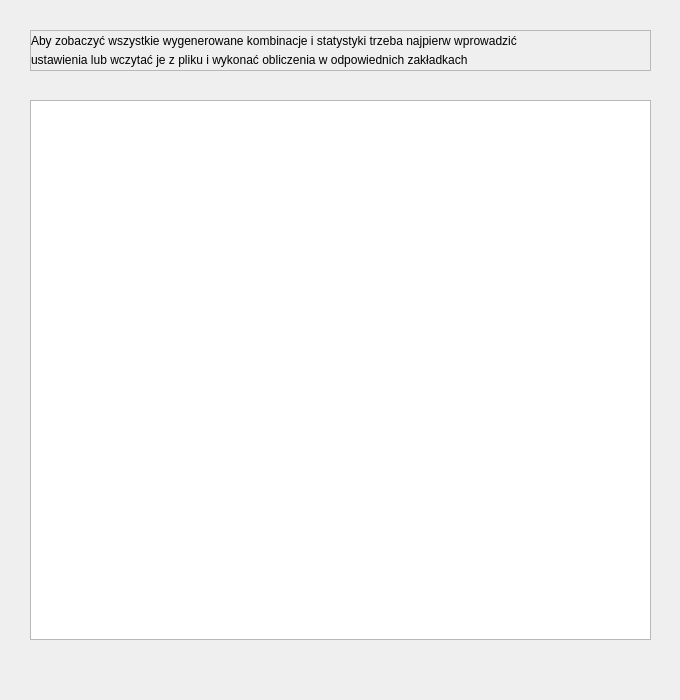
<?xml version="1.0" encoding="UTF-8"?>
<ui version="4.0">
 <class>ResultDisplayForm</class>
 <widget class="QWidget" name="ResultDisplayForm">
  <property name="geometry">
   <rect>
    <x>0</x>
    <y>0</y>
    <width>680</width>
    <height>700</height>
   </rect>
  </property>
  <property name="windowTitle">
   <string>Wyświetlanie rezultatów</string>
  </property>
  <widget class="QFrame" name="frame">
   <property name="geometry">
    <rect>
     <x>30</x>
     <y>30</y>
     <width>621</width>
     <height>41</height>
    </rect>
   </property>
   <property name="frameShape">
    <enum>QFrame::StyledPanel</enum>
   </property>
   <property name="frameShadow">
    <enum>QFrame::Raised</enum>
   </property>
   <layout class="QGridLayout" name="gridLayout_30">
    <property name="leftMargin">
     <number>0</number>
    </property>
    <property name="topMargin">
     <number>0</number>
    </property>
    <property name="rightMargin">
     <number>0</number>
    </property>
    <property name="bottomMargin">
     <number>0</number>
    </property>
    <item row="0" column="0">
     <layout class="QVBoxLayout" name="verticalLayout">
      <property name="spacing">
       <number>0</number>
      </property>
      <item>
       <widget class="QLabel" name="label_1">
        <property name="locale">
         <locale language="Polish" country="Poland"/>
        </property>
        <property name="text">
         <string>Aby zobaczyć wszystkie wygenerowane kombinacje i statystyki trzeba najpierw wprowadzić</string>
        </property>
       </widget>
      </item>
      <item>
       <widget class="QLabel" name="label_2">
        <property name="locale">
         <locale language="Polish" country="Poland"/>
        </property>
        <property name="text">
         <string>&lt;html&gt;&lt;head/&gt;&lt;body&gt;&lt;p&gt;ustawienia lub wczytać je z pliku i wykonać obliczenia w odpowiednich zakładkach&lt;/p&gt;&lt;/body&gt;&lt;/html&gt;</string>
        </property>
       </widget>
      </item>
     </layout>
    </item>
   </layout>
  </widget>
  <widget class="QPlainTextEdit" name="plainTextEdit">
   <property name="geometry">
    <rect>
     <x>30</x>
     <y>100</y>
     <width>621</width>
     <height>540</height>
    </rect>
   </property>
  </widget>
 </widget>
 <resources/>
 <connections/>
</ui>
